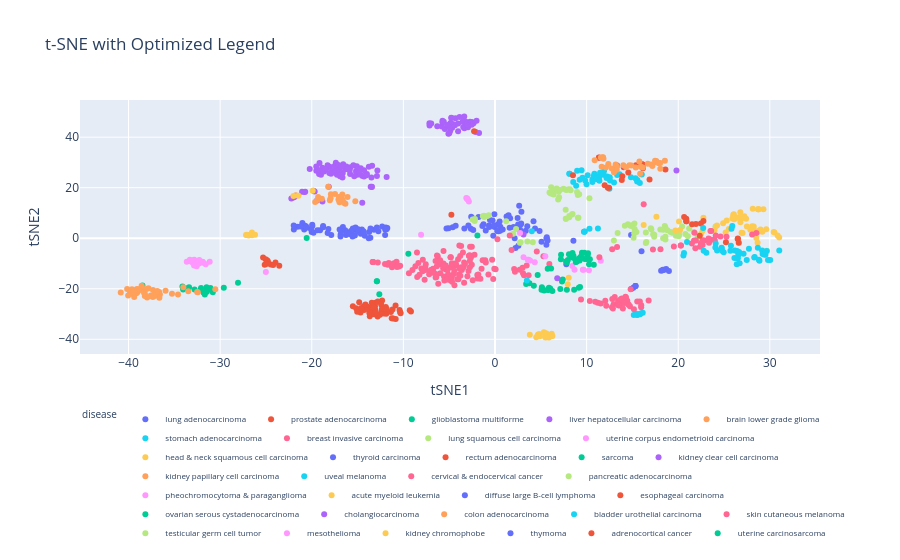

Notebook cell for this chart:
### Markdown cell above
#### 2.8.1. Mejorar la disposición de la leyenda

Si hay muchas etiquetas, colocar la leyenda debajo de la gráfica y distribuirla en varias filas permite disponer de más espacio para los datos.

### Code cell
fig = px.scatter(
    tsne_df, x="tSNE1", y="tSNE2", color="disease",
    title="t-SNE with Optimized Legend"
)
fig.update_layout(
    legend=dict(
        orientation="h", yanchor="top", y=-0.2,
        xanchor="left", x=0, font=dict(size=8)
    )
)
fig.show()

### Figure 1 — Plotly figure (JSON) as saved in the notebook; plotly's stock layout.template omitted (floating-point values rounded to 4 significant figures)
{"data": [{"hovertemplate": "disease=lung adenocarcinoma<br>tSNE1=%{x}<br>tSNE2=%{y}<extra></extra>", "legendgroup": "lung adenocarcinoma", "marker": {"color": "#636efa", "symbol": "circle"}, "mode": "markers", "name": "lung adenocarcinoma", "orientation": "v", "showlegend": true, "type": "scatter", "x": [-0.1854, -1.008, 0.3768, -2.269, 0.2885, -3.339, 3.363, 4.865, 4.371, 5.622, -0.04782, 2.522, 2.242, 5.078, -0.2607, 1.652, -2.633, 0.5037, 2.144, 5.655, 1.265, -0.6549, 2.641, 2.884, 0.5565, 2.806, 7.788, -1.794, -0.6216, -2.595, -4.61, 2.859, 5.741, -4.291, -1.251, 5.61, 0.5786, 3.525, 0.2386, -0.163, -5.293, 1.479, 2.025, 4.204, -5.06, 1.6, 2.55, -2.907, -0.5416, 14.86, 2.743, 0.8396, -1.379, -2.375, 2.468, -0.06826, 16.0, 8.56], "xaxis": "x", "y": [0.9875, 3.08, 2.721, 7.674, 5.393, 3.878, 2.963, 2.825, 3.819, -0.07806, 4.46, 5.421, -3.847, -1.416, 6.989, 7.86, 3.764, 6.639, -0.01413, 0.4037, 8.604, 5.061, 12.82, 10.48, 3.007, 5.427, -10.35, 8.409, 4.434, 8.485, 4.301, 5.855, -0.8858, 4.983, 5.528, -2.563, 4.53, 4.733, 2.891, 4.929, 3.868, 9.094, 4.463, 6.726, 3.954, 4.138, -2.945, 5.042, 7.249, 1.229, 3.321, 3.411, 4.805, 3.296, 7.99, 9.54, -5.191, -1.043], "yaxis": "y"}, {"hovertemplate": "disease=prostate adenocarcinoma<br>tSNE1=%{x}<br>tSNE2=%{y}<extra></extra>", "legendgroup": "prostate adenocarcinoma", "marker": {"color": "#EF553B", "symbol": "circle"}, "mode": "markers", "name": "prostate adenocarcinoma", "orientation": "v", "showlegend": true, "type": "scatter", "x": [-13.31, -13.1, -13.06, -12.13, -12.81, -13.06, -13.73, -12.55, -15.51, -9.171, -11.11, -13.7, -12.32, -12.79, -13.31, -11.87, -9.304, -11.92, -13.7, -14.34, -12.4, -14.82, -10.84, -14.28, -15.15, -10.85, -12.43, -13.95, -10.41, -13.99, -13.4, -12.35, -14.67, -13.26, -13.66, -13.45, -13.58, -11.36, -10.34, -11.19, -11.27, -14.6, -13.17, -11.82, -15.04, -10.31, -14.14, -13.02], "xaxis": "x", "y": [-26.83, -26.97, -28.35, -29.75, -31.01, -25.57, -27.47, -30.33, -26.96, -29.06, -31.78, -29.02, -24.63, -25.06, -28.72, -29.94, -28.51, -27.25, -29.7, -26.97, -29.0, -25.32, -31.98, -28.44, -27.77, -26.66, -26.23, -27.01, -28.46, -27.85, -27.33, -28.04, -29.44, -27.38, -30.87, -25.51, -30.19, -29.22, -29.3, -28.2, -31.67, -27.62, -30.05, -28.02, -29.11, -29.71, -26.19, -29.39], "yaxis": "y"}, {"hovertemplate": "disease=glioblastoma multiforme<br>tSNE1=%{x}<br>tSNE2=%{y}<extra></extra>", "legendgroup": "glioblastoma multiforme", "marker": {"color": "#00cc96", "symbol": "circle"}, "mode": "markers", "name": "glioblastoma multiforme", "orientation": "v", "showlegend": true, "type": "scatter", "x": [-32.14, -34.11, -31.82, -30.8, -31.33, -31.0, -31.48, -31.45, -32.79, -38.48, -31.53, -33.39, -31.67, -32.08, -33.47, -34.04, -31.06], "xaxis": "x", "y": [-20.43, -19.11, -21.48, -21.4, -19.96, -20.31, -19.4, -21.17, -20.27, -18.72, -20.62, -19.39, -22.29, -19.67, -19.73, -20.32, -19.67], "yaxis": "y"}, {"hovertemplate": "disease=liver hepatocellular carcinoma<br>tSNE1=%{x}<br>tSNE2=%{y}<extra></extra>", "legendgroup": "liver hepatocellular carcinoma", "marker": {"color": "#ab63fa", "symbol": "circle"}, "mode": "markers", "name": "liver hepatocellular carcinoma", "orientation": "v", "showlegend": true, "type": "scatter", "x": [-4.026, -5.803, -3.354, -4.674, -5.472, -4.683, -2.529, -2.339, -4.88, 3.115, -2.011, -7.143, -5.058, -1.74, -6.96, -2.943, -3.319, -4.025, -2.717, -5.082, -3.218, -2.72, -4.884, -4.756, -4.378, -11.83, -4.312, -4.769, -5.73, -3.339, -3.519, -2.542, -3.868, -7.154, -3.468, -6.304, -4.551, -5.733, -2.104, -4.86, -5.585, -5.222, -3.033], "xaxis": "x", "y": [42.31, 44.19, 48.21, 43.76, 43.24, 45.13, 46.03, 45.54, 42.52, 1.43, 46.52, 44.59, 44.23, 41.7, 45.38, 43.9, 44.17, 45.41, 45.47, 41.32, 46.21, 46.06, 43.79, 47.64, 44.68, 24.19, 47.55, 47.73, 46.47, 43.5, 46.21, 44.92, 47.96, 45.5, 44.05, 44.37, 45.15, 45.77, 42.07, 45.58, 46.15, 44.82, 45.41], "yaxis": "y"}, {"hovertemplate": "disease=brain lower grade glioma<br>tSNE1=%{x}<br>tSNE2=%{y}<extra></extra>", "legendgroup": "brain lower grade glioma", "marker": {"color": "#FFA15A", "symbol": "circle"}, "mode": "markers", "name": "brain lower grade glioma", "orientation": "v", "showlegend": true, "type": "scatter", "x": [-39.14, -37.97, -35.96, -39.85, -40.15, -40.85, -39.08, -38.75, -36.83, -39.38, -38.54, -38.1, -38.31, -39.63, -36.57, -34.59, -39.02, -37.12, -39.43, -30.53, -39.67, -40.04, -36.66, -38.94, -36.63, -38.57, -37.82, -37.57, -36.86, -37.35, -37.17, -33.48, -39.0, -37.33, -35.26, -39.36, -37.43, -38.22, -38.2, -34.02, -32.44, -32.51], "xaxis": "x", "y": [-21.78, -23.49, -20.81, -21.12, -20.08, -21.46, -20.11, -20.51, -22.7, -23.23, -19.5, -20.2, -21.55, -20.21, -22.28, -22.27, -21.42, -22.02, -20.57, -20.18, -22.03, -22.65, -21.3, -20.18, -23.55, -18.81, -19.76, -22.65, -20.89, -23.25, -22.92, -20.97, -20.63, -20.5, -22.02, -21.38, -22.83, -22.83, -22.11, -19.44, -21.36, -21.33], "yaxis": "y"}, {"hovertemplate": "disease=stomach adenocarcinoma<br>tSNE1=%{x}<br>tSNE2=%{y}<extra></extra>", "legendgroup": "stomach adenocarcinoma", "marker": {"color": "#19d3f3", "symbol": "circle"}, "mode": "markers", "name": "stomach adenocarcinoma", "orientation": "v", "showlegend": true, "type": "scatter", "x": [11.91, 14.84, 15.33, 9.993, 13.34, 10.63, 9.246, 4.017, 16.02, 10.12, 9.556, 11.86, 11.18, 12.23, 8.11, 12.55, 11.47, 12.17, 11.1, 8.859, 25.75, 12.99, 15.51, 11.4, 8.141, 10.85, 15.81, 10.63, 8.54, 9.448, 12.49, 9.842, 13.6, 10.79, 11.25, 15.54, 12.53, 8.965, 11.4], "xaxis": "x", "y": [26.68, 24.12, 23.76, 21.35, 25.07, 22.21, 23.19, 2.722, 25.2, 24.94, 23.93, 25.14, 24.42, 24.43, 25.53, 22.89, 25.88, 23.87, 23.3, 20.82, -2.945, 22.06, 22.46, 22.78, 25.48, 25.49, 21.86, 23.21, 22.28, 26.93, 19.55, 22.84, 25.33, 24.64, 23.66, 23.05, 24.12, 26.7, 24.32], "yaxis": "y"}, {"hovertemplate": "disease=breast invasive carcinoma<br>tSNE1=%{x}<br>tSNE2=%{y}<extra></extra>", "legendgroup": "breast invasive carcinoma", "marker": {"color": "#FF6692", "symbol": "circle"}, "mode": "markers", "name": "breast invasive carcinoma", "orientation": "v", "showlegend": true, "type": "scatter", "x": [-13.36, -1.9, -10.35, -0.3119, -3.366, -2.237, -5.117, -7.186, -8.037, -8.49, 2.093, -8.361, 3.011, -0.1913, -8.684, -3.798, -1.063, -6.922, -5.37, -4.858, -1.594, -10.89, -4.935, -9.009, -13.3, -7.603, 2.693, -1.001, -11.59, -11.03, -2.757, -6.35, -3.621, 3.459, -3.889, -6.046, -7.56, -6.396, -7.681, -9.395, -3.921, -2.43, -13.31, -5.173, -7.876, -2.626, -5.56, -2.813, -4.023, 16.23, -11.69, -10.5, -7.583, -3.786, -4.689, -4.5, -1.928, -3.372, -3.999, -6.666, -3.009, -10.75, -8.244, -6.488, -2.526, -5.521, -2.889, -0.7164, -4.221, -3.424, -6.245, -4.111, -6.75, -11.21, -5.985, 5.934, -4.426, -6.331, 5.288, -5.176, -11.24, -3.695, -6.822, -1.465, -2.529, -12.79, -7.899, -3.673, -6.19, 1.811, -4.701, -4.82, -2.842, -12.0, -0.07056, -5.961, -10.7, 3.169, -4.841, -5.617, -4.708, -2.715, -7.019, -1.35, 3.057, -4.281, -6.476, -2.738, -3.275, -5.627, -5.373, -2.742, 0.06739, -3.854, -5.653, -1.82, -4.715, -3.5, -5.616, 2.182, 4.56, -6.084, -6.403, 3.671, -4.446], "xaxis": "x", "y": [-9.389, -15.9, -10.88, -8.525, -9.63, -6.556, -14.24, -14.31, -11.96, -15.31, -12.17, -9.774, -11.72, -16.14, -11.13, -7.051, -8.746, -12.53, -12.42, -7.535, -16.0, -10.03, -16.49, -12.54, -9.409, -11.44, -12.44, -9.618, -9.837, -9.866, -6.769, -11.12, -12.62, -10.75, -2.917, -10.33, -10.35, -14.26, -16.45, -13.9, -14.32, -16.68, -9.417, -12.47, -8.517, -7.619, -15.11, -7.061, -8.301, 13.47, -10.49, -11.24, -12.6, -14.9, -17.28, -14.14, -14.59, -17.64, -16.23, -13.66, -15.07, -9.323, -14.5, -9.007, -3.39, -16.77, -12.95, -14.39, -10.79, -11.51, -7.131, -16.24, -12.07, -10.26, -8.717, -10.2, -18.57, -6.886, -7.093, -16.35, -11.51, -3.118, -13.52, -12.12, -10.5, -9.629, -13.08, -11.44, -18.0, -4.654, -11.2, -7.519, -6.897, -10.16, -12.04, -13.91, -11.35, -14.62, -11.52, -5.042, -9.862, -3.42, -12.71, -8.689, -13.87, -9.934, -15.52, -11.46, -10.18, -9.978, -10.83, -9.052, -12.25, -12.05, -11.86, -14.33, -15.41, -5.64, -11.15, -13.31, -5.252, -9.149, -15.36, -14.65, -12.89], "yaxis": "y"}, {"hovertemplate": "disease=lung squamous cell carcinoma<br>tSNE1=%{x}<br>tSNE2=%{y}<extra></extra>", "legendgroup": "lung squamous cell carcinoma", "marker": {"color": "#B6E880", "symbol": "circle"}, "mode": "markers", "name": "lung squamous cell carcinoma", "orientation": "v", "showlegend": true, "type": "scatter", "x": [13.38, 17.38, 22.13, 18.05, 15.44, 20.78, 16.52, -1.321, 29.65, -1.168, 14.17, 15.22, 2.79, -2.44, 1.982, 20.42, 15.13, 19.86, 18.82, 19.17, 1.221, 18.35, 21.19, 14.51, 3.541, 19.74, 24.07, 12.98, 16.47, -0.6858, 18.61, 21.05, 15.24, 2.715, 17.37, 14.92, 2.302, 4.126, 17.01, -2.185, 20.06, 20.09, 18.36, 19.36, -1.214, 15.2, 18.6, -0.8457, 14.79, 18.53, 17.26, 18.6, -2.219, 17.06, 16.46, 21.7, 14.91], "xaxis": "x", "y": [2.082, 1.385, 0.7961, 3.479, 2.458, 1.657, -1.454, 8.745, -4.936, 8.385, 4.898, 5.876, -1.566, 7.438, 1.724, 4.66, 0.1562, 1.244, 3.192, 2.503, 6.693, -0.006241, 3.86, 5.53, -1.306, 0.9992, 4.613, -0.8976, 2.267, 9.069, -0.4913, 0.7631, 3.626, -1.791, 0.5991, 5.072, 3.669, -1.565, 3.943, 7.603, 0.8255, 1.564, 3.365, 2.156, 8.932, 1.983, 0.5897, 8.763, 4.931, 4.821, 1.611, 4.219, 6.838, 3.517, -1.843, 2.475, 4.933], "yaxis": "y"}, {"hovertemplate": "disease=uterine corpus endometrioid carcinoma<br>tSNE1=%{x}<br>tSNE2=%{y}<extra></extra>", "legendgroup": "uterine corpus endometrioid carcinoma", "marker": {"color": "#FF97FF", "symbol": "circle"}, "mode": "markers", "name": "uterine corpus endometrioid carcinoma", "orientation": "v", "showlegend": true, "type": "scatter", "x": [-8.066, 4.343, 3.571, 3.657, 11.55, 10.25, 3.117, 8.456, 3.831, 9.586, 5.493, -25.01, 9.666, 8.68], "xaxis": "x", "y": [1.386, -9.54, -8.483, -8.565, -8.882, -12.66, -7.543, -10.96, -8.778, -12.45, -7.133, -13.34, -12.49, -12.49], "yaxis": "y"}, {"hovertemplate": "disease=head & neck squamous cell carcinoma<br>tSNE1=%{x}<br>tSNE2=%{y}<extra></extra>", "legendgroup": "head & neck squamous cell carcinoma", "marker": {"color": "#FECB52", "symbol": "circle"}, "mode": "markers", "name": "head & neck squamous cell carcinoma", "orientation": "v", "showlegend": true, "type": "scatter", "x": [8.05, 30.51, 22.67, 26.01, 26.07, 30.85, 25.52, 26.77, 29.18, 28.66, 27.49, 27.21, 31.02, 28.7, 16.23, 29.61, 28.07, 24.9, 24.23, 17.62, 25.29, 28.79, 26.01, 30.42, 26.92, 26.63, 29.3, 28.14, 28.72, 28.52, 20.2, 22.5, 27.41, 26.79, 22.75, 26.12, 25.92, 19.7, 20.08, 28.23, 28.99, 25.17, 27.02, 26.78, 26.63, 28.76, 27.03, 28.24, 23.96, 27.87, 28.73, 26.16], "xaxis": "x", "y": [-15.65, 2.237, 2.965, 9.289, 9.515, 1.116, 3.673, 7.425, 2.542, -1.799, 4.689, 8.67, 0.2697, 2.611, 5.261, 3.54, 4.763, 5.97, 5.032, 8.472, 7.052, 11.48, 8.613, 2.486, 2.172, -1.847, 11.43, 11.71, 11.47, 0.06783, 3.211, 1.735, 7.751, 6.281, 8.13, 7.526, 7.856, 3.088, 6.591, 3.666, 3.464, 2.251, 7.964, 10.26, 8.327, 2.878, 2.053, 4.649, 3.11, 3.356, 11.48, 8.258], "yaxis": "y"}, {"hovertemplate": "disease=thyroid carcinoma<br>tSNE1=%{x}<br>tSNE2=%{y}<extra></extra>", "legendgroup": "thyroid carcinoma", "marker": {"color": "#636efa", "symbol": "circle"}, "mode": "markers", "name": "thyroid carcinoma", "orientation": "v", "showlegend": true, "type": "scatter", "x": [-21.56, -15.16, -16.35, -12.31, -19.09, -15.61, -14.53, -14.64, -15.3, -20.08, -16.6, -11.91, -18.76, -11.99, -13.6, -16.84, -11.75, -16.04, -15.52, -20.82, -19.94, -20.88, -18.76, -16.27, -14.36, -12.73, -11.99, -15.22, -13.2, -14.22, -14.96, -18.19, -20.01, -16.16, -19.81, -15.73, -20.05, -14.61, -13.79, -21.02, -20.8, -17.87, -16.86, -15.88, -15.55, -20.63, -21.95, -19.38, -13.74, -16.77, -14.93, -11.84, -21.22, -12.89, -14.34, -18.27, -13.58, -20.59, -16.96, -19.95, -21.97], "xaxis": "x", "y": [4.564, 3.38, 3.129, 4.628, 3.199, 2.474, 3.486, 1.775, 1.063, 3.68, 4.451, 4.273, 4.812, 1.316, 0.1952, 1.618, 4.078, 2.035, 3.889, 3.416, 4.8, 4.924, 4.352, 1.301, 2.721, 2.712, 3.441, 4.254, 3.313, 0.9509, 2.519, 3.679, 2.46, 2.067, 2.189, 2.839, 3.658, 2.266, -0.0193, 6.021, 5.013, 1.247, 0.6473, 1.668, 0.7259, 4.695, 3.428, 3.114, 2.424, 2.739, 3.583, 3.591, 4.608, 4.237, 2.358, 2.119, 3.893, 4.189, 3.485, 5.314, 5.066], "yaxis": "y"}, {"hovertemplate": "disease=rectum adenocarcinoma<br>tSNE1=%{x}<br>tSNE2=%{y}<extra></extra>", "legendgroup": "rectum adenocarcinoma", "marker": {"color": "#EF553B", "symbol": "circle"}, "mode": "markers", "name": "rectum adenocarcinoma", "orientation": "v", "showlegend": true, "type": "scatter", "x": [-2.281, 13.08, 16.01, 16.15, 11.34, 16.14, 14.05, 15.39, 11.36, 13.33], "xaxis": "x", "y": [42.3, 27.01, 29.41, 27.73, 31.97, 29.14, 28.09, 28.89, 31.9, 28.83], "yaxis": "y"}, {"hovertemplate": "disease=sarcoma<br>tSNE1=%{x}<br>tSNE2=%{y}<extra></extra>", "legendgroup": "sarcoma", "marker": {"color": "#00cc96", "symbol": "circle"}, "mode": "markers", "name": "sarcoma", "orientation": "v", "showlegend": true, "type": "scatter", "x": [5.118, -12.62, 5.811, -28.05, 9.282, -9.456, 6.265, 5.157, 4.241, 3.4, 5.886, -12.9, 7.131, 5.08, 6.033, 7.322, -1.918, 7.297, 5.363, 5.744, 3.76, 7.396, 7.847, 9.152, -12.88, 4.659, 8.641, -20.55, -29.6], "xaxis": "x", "y": [-19.4, -22.13, -20.51, -17.62, -19.27, -6.129, -20.87, -19.85, -18.79, -18.14, -19.61, -17.01, -20.14, -20.36, -19.94, -17.1, 1.037, -16.64, -20.66, -20.41, -17.81, -16.29, -20.42, -19.64, -17.01, -14.58, -20.37, 0.1334, -19.58], "yaxis": "y"}, {"hovertemplate": "disease=kidney clear cell carcinoma<br>tSNE1=%{x}<br>tSNE2=%{y}<extra></extra>", "legendgroup": "kidney clear cell carcinoma", "marker": {"color": "#ab63fa", "symbol": "circle"}, "mode": "markers", "name": "kidney clear cell carcinoma", "orientation": "v", "showlegend": true, "type": "scatter", "x": [-20.79, -16.57, -13.77, -19.81, -18.27, -19.5, -15.81, -13.98, -17.24, 6.795, -16.33, -19.68, -18.86, -15.16, -19.43, -16.23, -19.2, -19.15, -18.04, -21.86, -21.05, -18.29, -15.77, -14.29, -14.3, -17.72, -15.03, -20.71, -17.9, -17.43, -15.86, -16.61, -17.31, -19.51, -17.2, -22.23, -16.65, -17.37, -14.48, -14.65, -18.14, -17.5, -15.08, -16.06, -15.14, -18.99, -14.51, -17.09, -14.99, -14.82, -16.94, -13.57, -15.36, -12.84, -19.1, -13.49, -16.91, -22.0, -12.88, -16.8, -18.75, -20.22, -13.44, -15.45, -18.83, -13.41, -18.65, -18.09, -14.02, -18.5, -13.45], "xaxis": "x", "y": [18.3, 29.26, 28.27, 18.78, 28.89, 26.76, 25.41, 25.4, 25.11, -15.8, 27.28, 18.45, 27.86, 26.65, 14.91, 28.4, 25.45, 29.79, 28.3, 16.41, 18.43, 27.86, 28.14, 26.96, 24.4, 26.6, 25.15, 18.37, 25.56, 25.93, 26.95, 25.85, 27.78, 28.43, 26.41, 15.75, 24.0, 29.92, 14.09, 27.68, 20.33, 28.57, 28.46, 27.27, 26.1, 25.14, 24.74, 29.01, 27.37, 26.01, 27.06, 20.41, 24.58, 26.84, 26.85, 24.01, 24.51, 16.15, 24.65, 28.3, 26.68, 27.43, 20.33, 28.89, 14.55, 28.74, 26.4, 25.81, 24.94, 27.33, 20.33], "yaxis": "y"}, {"hovertemplate": "disease=kidney papillary cell carcinoma<br>tSNE1=%{x}<br>tSNE2=%{y}<extra></extra>", "legendgroup": "kidney papillary cell carcinoma", "marker": {"color": "#FFA15A", "symbol": "circle"}, "mode": "markers", "name": "kidney papillary cell carcinoma", "orientation": "v", "showlegend": true, "type": "scatter", "x": [-16.09, -16.89, -21.74, -16.97, -18.9, -18.02, -16.98, -16.62, -15.24, -18.2, -16.71, -16.45, -19.39, -16.8, -17.08, -17.91, -19.3, -16.32, -17.95, -17.46, -19.62, -16.66, -17.03], "xaxis": "x", "y": [16.32, 16.17, 17.0, 14.21, 15.63, 15.03, 15.02, 14.97, 14.64, 20.37, 15.6, 13.93, 15.12, 15.58, 15.37, 17.46, 16.27, 13.66, 15.83, 17.53, 14.37, 17.28, 16.36], "yaxis": "y"}, {"hovertemplate": "disease=uveal melanoma<br>tSNE1=%{x}<br>tSNE2=%{y}<extra></extra>", "legendgroup": "uveal melanoma", "marker": {"color": "#19d3f3", "symbol": "circle"}, "mode": "markers", "name": "uveal melanoma", "orientation": "v", "showlegend": true, "type": "scatter", "x": [16.12, 15.53, 15.88, 15.15, 15.41, 15.83, 15.52], "xaxis": "x", "y": [-29.48, -30.25, -29.78, -30.4, -29.85, -30.06, -30.44], "yaxis": "y"}, {"hovertemplate": "disease=cervical & endocervical cancer<br>tSNE1=%{x}<br>tSNE2=%{y}<extra></extra>", "legendgroup": "cervical & endocervical cancer", "marker": {"color": "#FF6692", "symbol": "circle"}, "mode": "markers", "name": "cervical & endocervical cancer", "orientation": "v", "showlegend": true, "type": "scatter", "x": [25.27, 22.84, 24.61, 22.66, 23.93, 28.07, 23.59, 22.38, 21.78, 21.87, 20.27, 19.53, 12.79, 22.66, 23.52, 13.33, 17.24, 21.73, 20.3, 23.48, 23.36, 21.49, 18.06, 11.4, 23.99, 23.31, 28.53, 22.48, 21.94, 24.1], "xaxis": "x", "y": [0.6168, -0.8602, 0.6802, -2.638, -0.459, 1.495, 2.821, -3.353, 2.192, -4.008, -2.886, -3.297, -4.384, -0.8313, 2.825, -3.459, -4.452, -0.8805, -2.878, -0.5028, -1.832, -2.109, -4.389, -7.531, -0.8842, -0.1091, 2.076, -2.031, -0.9398, 1.035], "yaxis": "y"}, {"hovertemplate": "disease=pancreatic adenocarcinoma<br>tSNE1=%{x}<br>tSNE2=%{y}<extra></extra>", "legendgroup": "pancreatic adenocarcinoma", "marker": {"color": "#B6E880", "symbol": "circle"}, "mode": "markers", "name": "pancreatic adenocarcinoma", "orientation": "v", "showlegend": true, "type": "scatter", "x": [6.346, 6.379, 8.96, 9.189, 7.088, 6.133, 5.948, 7.0, 6.089, 8.157, 10.31, 8.254, 9.043, 6.955, 7.763, 6.278, 7.957, 6.398, 7.477, 6.73], "xaxis": "x", "y": [18.71, 18.67, 18.33, 17.36, 19.12, 20.14, 18.05, 16.24, 17.71, 19.36, 15.87, 18.99, 17.16, 18.43, 19.07, 17.65, 19.33, 17.28, 19.58, 19.67], "yaxis": "y"}, {"hovertemplate": "disease=pheochromocytoma & paraganglioma<br>tSNE1=%{x}<br>tSNE2=%{y}<extra></extra>", "legendgroup": "pheochromocytoma & paraganglioma", "marker": {"color": "#FF97FF", "symbol": "circle"}, "mode": "markers", "name": "pheochromocytoma & paraganglioma", "orientation": "v", "showlegend": true, "type": "scatter", "x": [-32.67, -31.14, -31.94, -32.97, -33.3, -32.83, -32.73, -33.64, -33.12, -31.87, -32.56, -32.31, -33.06, -32.84, -32.27, -31.57, -31.88], "xaxis": "x", "y": [-9.372, -9.324, -9.337, -9.684, -8.491, -8.508, -10.1, -9.273, -9.297, -9.672, -11.12, -10.02, -8.924, -10.77, -8.587, -10.27, -9.378], "yaxis": "y"}, {"hovertemplate": "disease=acute myeloid leukemia<br>tSNE1=%{x}<br>tSNE2=%{y}<extra></extra>", "legendgroup": "acute myeloid leukemia", "marker": {"color": "#FECB52", "symbol": "circle"}, "mode": "markers", "name": "acute myeloid leukemia", "orientation": "v", "showlegend": true, "type": "scatter", "x": [5.545, 3.805, 4.711, 4.871, 5.622, 4.666, 4.787, 4.505, 5.532, 6.184, 5.864, 6.225, 5.333, 5.891, 4.887, 5.618, 6.262, 5.465], "xaxis": "x", "y": [-39.32, -38.17, -38.08, -37.99, -37.69, -38.42, -38.12, -39.17, -37.76, -37.8, -38.48, -38.73, -37.25, -39.27, -38.76, -38.74, -38.7, -39.07], "yaxis": "y"}, {"hovertemplate": "disease=diffuse large B-cell lymphoma<br>tSNE1=%{x}<br>tSNE2=%{y}<extra></extra>", "legendgroup": "diffuse large B-cell lymphoma", "marker": {"color": "#636efa", "symbol": "circle"}, "mode": "markers", "name": "diffuse large B-cell lymphoma", "orientation": "v", "showlegend": true, "type": "scatter", "x": [15.1, 15.32, 15.34, 15.33, 14.91], "xaxis": "x", "y": [-19.58, -18.93, -18.88, -18.92, -19.98], "yaxis": "y"}, {"hovertemplate": "disease=esophageal carcinoma<br>tSNE1=%{x}<br>tSNE2=%{y}<extra></extra>", "legendgroup": "esophageal carcinoma", "marker": {"color": "#EF553B", "symbol": "circle"}, "mode": "markers", "name": "esophageal carcinoma", "orientation": "v", "showlegend": true, "type": "scatter", "x": [22.35, 20.9, 16.87, 20.88, 12.45, 12.32, 26.49, 20.87, 11.97, 8.51, 25.21, 26.51, 13.9, 13.84, 22.47, 26.6, 14.55, 21.51, 21.94, 18.6, 22.75, 20.65], "xaxis": "x", "y": [0.9379, 6.742, 23.26, 7.663, 19.94, 20.01, -0.2817, 6.733, 20.93, 24.91, -1.585, -0.0981, 24.5, 23.06, 5.862, -1.816, 26.05, 5.532, 5.664, 27.18, 6.858, 8.375], "yaxis": "y"}, {"hovertemplate": "disease=ovarian serous cystadenocarcinoma<br>tSNE1=%{x}<br>tSNE2=%{y}<extra></extra>", "legendgroup": "ovarian serous cystadenocarcinoma", "marker": {"color": "#00cc96", "symbol": "circle"}, "mode": "markers", "name": "ovarian serous cystadenocarcinoma", "orientation": "v", "showlegend": true, "type": "scatter", "x": [9.8, 8.342, 9.28, 10.15, 8.912, 8.075, 8.568, 10.02, 9.241, 9.391, 9.492, 7.849, 7.194, 7.211, 8.818, 9.749, 10.27, 7.758, 8.576, 10.35, 6.123, 8.461, 10.11, 7.954, 9.162, 10.79], "xaxis": "x", "y": [-8.243, -7.468, -7.812, -5.986, -9.273, -6.36, -7.063, -8.242, -8.809, -7.266, -5.749, -9.61, -8.37, -6.539, -9.387, -5.712, -10.31, -9.188, -7.824, -8.353, -11.98, -5.831, -6.813, -8.627, -8.032, -10.49], "yaxis": "y"}, {"hovertemplate": "disease=cholangiocarcinoma<br>tSNE1=%{x}<br>tSNE2=%{y}<extra></extra>", "legendgroup": "cholangiocarcinoma", "marker": {"color": "#ab63fa", "symbol": "circle"}, "mode": "markers", "name": "cholangiocarcinoma", "orientation": "v", "showlegend": true, "type": "scatter", "x": [19.81, -4.992, -3.025], "xaxis": "x", "y": [26.8, 41.51, 44.96], "yaxis": "y"}, {"hovertemplate": "disease=colon adenocarcinoma<br>tSNE1=%{x}<br>tSNE2=%{y}<extra></extra>", "legendgroup": "colon adenocarcinoma", "marker": {"color": "#FFA15A", "symbol": "circle"}, "mode": "markers", "name": "colon adenocarcinoma", "orientation": "v", "showlegend": true, "type": "scatter", "x": [11.79, 15.84, 17.18, 12.99, 10.88, 16.13, 14.67, 11.64, 12.75, 14.01, 13.17, 13.32, 11.56, 14.31, 18.54, 12.37, 14.9, 17.07, 17.61, 16.68, 15.92, 18.05, 17.47, 18.03, 12.11, 17.6, 11.77, 17.88, 15.76, 15.37, 11.84, 13.29], "xaxis": "x", "y": [31.99, 25.53, 28.64, 26.15, 30.89, 28.04, 28.85, 28.33, 27.64, 28.87, 29.16, 28.46, 31.94, 28.12, 30.69, 29.37, 28.79, 29.2, 30.05, 29.51, 28.27, 27.52, 30.67, 29.81, 28.0, 30.53, 32.01, 29.69, 30.39, 27.96, 31.5, 27.06], "yaxis": "y"}, {"hovertemplate": "disease=bladder urothelial carcinoma<br>tSNE1=%{x}<br>tSNE2=%{y}<extra></extra>", "legendgroup": "bladder urothelial carcinoma", "marker": {"color": "#19d3f3", "symbol": "circle"}, "mode": "markers", "name": "bladder urothelial carcinoma", "orientation": "v", "showlegend": true, "type": "scatter", "x": [31.03, 28.3, 26.6, 29.8, 26.13, 28.69, 26.5, 3.48, 24.06, 28.87, 24.96, 9.755, 26.64, 24.24, 26.46, 26.42, 29.16, 9.71, 26.39, 29.51, 22.72, 28.35, 26.7, 22.78, 24.09, 29.39, 27.72, 10.31, 28.81, 30.04, 27.48, 26.55, 24.79, 27.13, 20.57, 25.9, 24.74, 23.07, 29.21, 25.69, 29.67, 9.802, 20.63, 24.72, 25.82, 20.96, 26.18, 11.24], "xaxis": "x", "y": [-4.831, -7.596, -5.875, -8.604, -7.868, -3.799, -7.92, -16.74, -3.68, -8.942, -5.546, 2.526, -5.414, -4.809, -7.966, -5.07, -4.844, 2.535, -10.34, -6.516, 4.09, -7.39, -9.935, -4.912, -2.052, -6.411, -4.137, 3.732, -8.487, -8.575, -8.665, -6.628, -4.935, -6.102, -6.79, 4.8, -3.793, -5.763, -6.271, -4.944, -5.039, 2.618, -5.856, -4.013, 3.713, -1.528, -4.896, 3.834], "yaxis": "y"}, {"hovertemplate": "disease=skin cutaneous melanoma<br>tSNE1=%{x}<br>tSNE2=%{y}<extra></extra>", "legendgroup": "skin cutaneous melanoma", "marker": {"color": "#FF6692", "symbol": "circle"}, "mode": "markers", "name": "skin cutaneous melanoma", "orientation": "v", "showlegend": true, "type": "scatter", "x": [13.79, 12.95, 13.43, 13.07, 15.52, 1.611, 14.81, 14.6, 13.59, 13.85, 11.23, 15.96, 15.96, 14.73, 12.87, 12.04, 14.3, 14.44, 12.14, 13.46, 0.268, 14.24, 15.82, 10.94, 16.77, 13.55, 13.72, 10.35, 14.52, 14.1, 9.39, 11.54, 15.16, -8.514, 12.77, 12.8, 13.96], "xaxis": "x", "y": [-25.73, -26.11, -24.85, -23.3, -25.08, 1.089, -20.17, -26.29, -25.28, -23.89, -25.54, -27.35, -26.53, -26.93, -27.82, -24.74, -23.46, -24.77, -26.69, -26.53, -0.4224, -23.16, -25.06, -25.16, -24.68, -26.65, -24.16, -24.89, -26.06, -25.62, -24.23, -25.85, -28.16, -5.697, -27.36, -24.09, -27.79], "yaxis": "y"}, {"hovertemplate": "disease=testicular germ cell tumor<br>tSNE1=%{x}<br>tSNE2=%{y}<extra></extra>", "legendgroup": "testicular germ cell tumor", "marker": {"color": "#B6E880", "symbol": "circle"}, "mode": "markers", "name": "testicular germ cell tumor", "orientation": "v", "showlegend": true, "type": "scatter", "x": [8.405, 7.749, 8.106, 9.105, 7.713, 8.466, 6.891, 8.111, 9.054, 7.723], "xaxis": "x", "y": [9.413, 7.674, 8.258, 8.091, 11.25, 9.591, 15.32, 8.824, 8.105, 7.688], "yaxis": "y"}, {"hovertemplate": "disease=mesothelioma<br>tSNE1=%{x}<br>tSNE2=%{y}<extra></extra>", "legendgroup": "mesothelioma", "marker": {"color": "#FF97FF", "symbol": "circle"}, "mode": "markers", "name": "mesothelioma", "orientation": "v", "showlegend": true, "type": "scatter", "x": [-3.053, -2.996, -2.849, -3.13, 2.732, -2.979], "xaxis": "x", "y": [15.76, 15.54, 14.57, 15.95, 2.042, 15.31], "yaxis": "y"}, {"hovertemplate": "disease=kidney chromophobe<br>tSNE1=%{x}<br>tSNE2=%{y}<extra></extra>", "legendgroup": "kidney chromophobe", "marker": {"color": "#FECB52", "symbol": "circle"}, "mode": "markers", "name": "kidney chromophobe", "orientation": "v", "showlegend": true, "type": "scatter", "x": [-19.9, -22.0, -26.71, -27.18, -26.64, -27.08, -21.46, 7.945, -26.53, -26.52, -26.19, -26.89], "xaxis": "x", "y": [18.75, 16.69, 1.292, 1.243, 1.246, 1.364, 16.86, -18.24, 2.242, 1.162, 1.404, 1.093], "yaxis": "y"}, {"hovertemplate": "disease=thymoma<br>tSNE1=%{x}<br>tSNE2=%{y}<extra></extra>", "legendgroup": "thymoma", "marker": {"color": "#636efa", "symbol": "circle"}, "mode": "markers", "name": "thymoma", "orientation": "v", "showlegend": true, "type": "scatter", "x": [18.69, 18.3, 18.13, 18.49, 18.98, 18.33], "xaxis": "x", "y": [-12.15, -12.65, -12.83, -12.48, -13.02, -12.51], "yaxis": "y"}, {"hovertemplate": "disease=adrenocortical cancer<br>tSNE1=%{x}<br>tSNE2=%{y}<extra></extra>", "legendgroup": "adrenocortical cancer", "marker": {"color": "#EF553B", "symbol": "circle"}, "mode": "markers", "name": "adrenocortical cancer", "orientation": "v", "showlegend": true, "type": "scatter", "x": [-25.13, -23.54, -24.88, -24.79, -23.96, -24.49, -24.98, -24.21, -25.04, -4.758, -25.31], "xaxis": "x", "y": [-10.54, -10.92, -8.679, -9.149, -9.657, -10.44, -10.23, -10.62, -8.371, 9.321, -7.648], "yaxis": "y"}, {"hovertemplate": "disease=uterine carcinosarcoma<br>tSNE1=%{x}<br>tSNE2=%{y}<extra></extra>", "legendgroup": "uterine carcinosarcoma", "marker": {"color": "#00cc96", "symbol": "circle"}, "mode": "markers", "name": "uterine carcinosarcoma", "orientation": "v", "showlegend": true, "type": "scatter", "x": [5.754], "xaxis": "x", "y": [-12.07], "yaxis": "y"}], "layout": {"legend": {"font": {"size": 8}, "orientation": "h", "title": {"text": "disease"}, "tracegroupgap": 0, "x": 0, "xanchor": "left", "y": -0.2, "yanchor": "top"}, "title": {"text": "t-SNE with Optimized Legend"}, "xaxis": {"anchor": "y", "domain": [0, 1], "title": {"text": "tSNE1"}}, "yaxis": {"anchor": "x", "domain": [0, 1], "title": {"text": "tSNE2"}}}}
